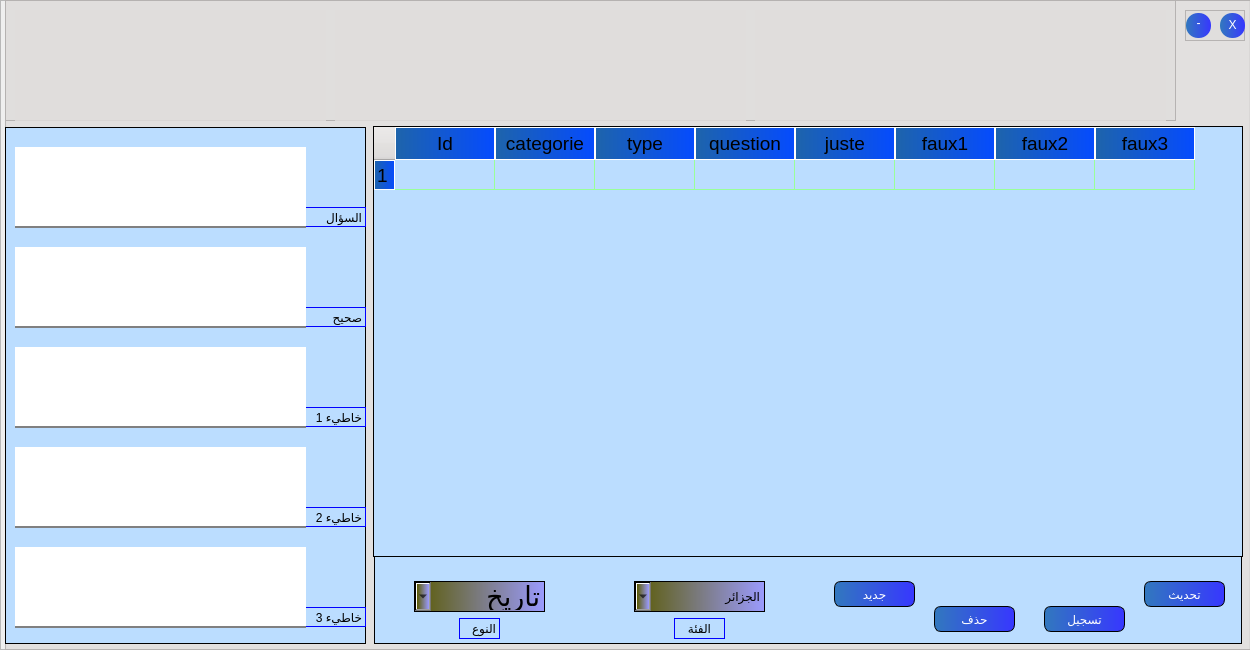
<?xml version="1.0" encoding="UTF-8"?>
<ui version="4.0">
 <class>MainWindow</class>
 <widget class="QMainWindow" name="MainWindow">
  <property name="geometry">
   <rect>
    <x>0</x>
    <y>0</y>
    <width>1250</width>
    <height>650</height>
   </rect>
  </property>
  <property name="minimumSize">
   <size>
    <width>1250</width>
    <height>650</height>
   </size>
  </property>
  <property name="maximumSize">
   <size>
    <width>1250</width>
    <height>650</height>
   </size>
  </property>
  <property name="windowTitle">
   <string>MainWindow</string>
  </property>
  <widget class="QWidget" name="centralwidget">
   <widget class="QFrame" name="frame">
    <property name="geometry">
     <rect>
      <x>0</x>
      <y>0</y>
      <width>1250</width>
      <height>650</height>
     </rect>
    </property>
    <property name="minimumSize">
     <size>
      <width>1250</width>
      <height>650</height>
     </size>
    </property>
    <property name="maximumSize">
     <size>
      <width>1250</width>
      <height>650</height>
     </size>
    </property>
    <property name="styleSheet">
     <string notr="true"/>
    </property>
    <property name="frameShape">
     <enum>QFrame::StyledPanel</enum>
    </property>
    <property name="frameShadow">
     <enum>QFrame::Raised</enum>
    </property>
    <widget class="QFrame" name="frame_5">
     <property name="geometry">
      <rect>
       <x>5</x>
       <y>0</y>
       <width>1250</width>
       <height>650</height>
      </rect>
     </property>
     <property name="minimumSize">
      <size>
       <width>1250</width>
       <height>650</height>
      </size>
     </property>
     <property name="maximumSize">
      <size>
       <width>1250</width>
       <height>650</height>
      </size>
     </property>
     <property name="styleSheet">
      <string notr="true">background-color: rgba(224, 221, 220, 212);</string>
     </property>
     <property name="frameShape">
      <enum>QFrame::StyledPanel</enum>
     </property>
     <property name="frameShadow">
      <enum>QFrame::Raised</enum>
     </property>
     <widget class="QTableWidget" name="tableWidget">
      <property name="geometry">
       <rect>
        <x>368</x>
        <y>126</y>
        <width>870</width>
        <height>431</height>
       </rect>
      </property>
      <property name="styleSheet">
       <string notr="true">/*background-color: rgb(255, 255, 255);
background-color: rgb(255, 227, 83);*/

QWidget{
background-color: #bbddff;;
color:#black;
}

QHeaderView::section{
background-color: qlineargradient(spread:pad, x1:0, y1:0, x2:1, y2:0, stop:0 rgba(30, 100, 170, 255), stop:1 rgba(5, 75, 255, 255));
padding:2px;
border:1px solid #ffffff;
font-size:14pt;
}

QTableWidget{
gridline-color:#99ff99;
font-size:12pt;
border:1px solid #000000;

} 

QTableWidget QTableCornerButton::section{
background-color: #0000ff;
border:1px solid #ff0000;
}
QScrollBar::handle:vertical
{
background-color: #ff0000;
    min-height: 28px;
    border-radius: 2px;
}
QScrollBar::handle:horizontal
{
background-color: #ff0000;
    min-width: 5px;
    border-radius: 2px;
}

</string>
      </property>
      <property name="selectionMode">
       <enum>QAbstractItemView::SingleSelection</enum>
      </property>
      <property name="selectionBehavior">
       <enum>QAbstractItemView::SelectRows</enum>
      </property>
      <row>
       <property name="text">
        <string>1</string>
       </property>
      </row>
      <column>
       <property name="text">
        <string>Id</string>
       </property>
      </column>
      <column>
       <property name="text">
        <string>categorie</string>
       </property>
      </column>
      <column>
       <property name="text">
        <string>type</string>
       </property>
      </column>
      <column>
       <property name="text">
        <string>question</string>
       </property>
      </column>
      <column>
       <property name="text">
        <string>juste</string>
       </property>
      </column>
      <column>
       <property name="text">
        <string>faux1</string>
       </property>
      </column>
      <column>
       <property name="text">
        <string>faux2</string>
       </property>
      </column>
      <column>
       <property name="text">
        <string>faux3</string>
       </property>
      </column>
     </widget>
     <widget class="QGroupBox" name="groupBox">
      <property name="geometry">
       <rect>
        <x>0</x>
        <y>127</y>
        <width>361</width>
        <height>517</height>
       </rect>
      </property>
      <property name="styleSheet">
       <string notr="true">background-color: #bbddff;;
border:1px solid #000000;</string>
      </property>
      <property name="title">
       <string/>
      </property>
      <widget class="QLabel" name="label_57">
       <property name="geometry">
        <rect>
         <x>300</x>
         <y>80</y>
         <width>61</width>
         <height>20</height>
        </rect>
       </property>
       <property name="styleSheet">
        <string notr="true">font: 75 10pt &quot;MS Shell Dlg 2&quot;;
color: black;
border:1px solid blue;</string>
       </property>
       <property name="text">
        <string>السؤال</string>
       </property>
      </widget>
      <widget class="QLabel" name="label_58">
       <property name="geometry">
        <rect>
         <x>300</x>
         <y>180</y>
         <width>61</width>
         <height>20</height>
        </rect>
       </property>
       <property name="styleSheet">
        <string notr="true">font: 75 10pt &quot;MS Shell Dlg 2&quot;;
color: black;
border:1px solid blue;</string>
       </property>
       <property name="text">
        <string>صحيح</string>
       </property>
      </widget>
      <widget class="QLabel" name="label_59">
       <property name="geometry">
        <rect>
         <x>300</x>
         <y>280</y>
         <width>61</width>
         <height>20</height>
        </rect>
       </property>
       <property name="styleSheet">
        <string notr="true">font: 75 10pt &quot;MS Shell Dlg 2&quot;;
color: black;
border:1px solid blue;</string>
       </property>
       <property name="text">
        <string>خاطيء 1</string>
       </property>
      </widget>
      <widget class="QLabel" name="label_60">
       <property name="geometry">
        <rect>
         <x>300</x>
         <y>380</y>
         <width>61</width>
         <height>20</height>
        </rect>
       </property>
       <property name="styleSheet">
        <string notr="true">font: 75 10pt &quot;MS Shell Dlg 2&quot;;
color: black;
border:1px solid blue;</string>
       </property>
       <property name="text">
        <string>خاطيء 2</string>
       </property>
      </widget>
      <widget class="QLabel" name="label_61">
       <property name="geometry">
        <rect>
         <x>300</x>
         <y>480</y>
         <width>61</width>
         <height>20</height>
        </rect>
       </property>
       <property name="styleSheet">
        <string notr="true">font: 75 10pt &quot;MS Shell Dlg 2&quot;;
color: black;
border:1px solid blue;</string>
       </property>
       <property name="text">
        <string>خاطيء 3</string>
       </property>
      </widget>
      <widget class="QPlainTextEdit" name="plainTextEdit_question">
       <property name="geometry">
        <rect>
         <x>10</x>
         <y>20</y>
         <width>291</width>
         <height>81</height>
        </rect>
       </property>
       <property name="layoutDirection">
        <enum>Qt::LeftToRight</enum>
       </property>
       <property name="styleSheet">
        <string notr="true">

QPlainTextEdit
{

background-color: rgb(255, 255, 255);
border:0px;
border-bottom:2px solid gray;
font: 75 10pt &quot;MS Shell Dlg 2&quot;;
}</string>
       </property>
       <property name="locale">
        <locale language="Arabic" country="Egypt"/>
       </property>
       <property name="plainText">
        <string/>
       </property>
      </widget>
      <widget class="QPlainTextEdit" name="plainTextEdit_juste">
       <property name="geometry">
        <rect>
         <x>10</x>
         <y>120</y>
         <width>291</width>
         <height>81</height>
        </rect>
       </property>
       <property name="layoutDirection">
        <enum>Qt::LeftToRight</enum>
       </property>
       <property name="styleSheet">
        <string notr="true">background-color: rgb(255, 255, 255);
border:0px;
border-bottom:2px solid gray;
font: 75 10pt &quot;MS Shell Dlg 2&quot;;</string>
       </property>
       <property name="locale">
        <locale language="Arabic" country="Egypt"/>
       </property>
      </widget>
      <widget class="QPlainTextEdit" name="plainTextEdit_faux1">
       <property name="geometry">
        <rect>
         <x>10</x>
         <y>220</y>
         <width>291</width>
         <height>81</height>
        </rect>
       </property>
       <property name="layoutDirection">
        <enum>Qt::LeftToRight</enum>
       </property>
       <property name="styleSheet">
        <string notr="true">background-color: rgb(255, 255, 255);
border:0px;
border-bottom:2px solid gray;
font: 75 10pt &quot;MS Shell Dlg 2&quot;;</string>
       </property>
      </widget>
      <widget class="QPlainTextEdit" name="plainTextEdit_faux2">
       <property name="geometry">
        <rect>
         <x>10</x>
         <y>320</y>
         <width>291</width>
         <height>81</height>
        </rect>
       </property>
       <property name="layoutDirection">
        <enum>Qt::LeftToRight</enum>
       </property>
       <property name="styleSheet">
        <string notr="true">background-color: rgb(255, 255, 255);
border:0px;
border-bottom:2px solid gray;
font: 75 10pt &quot;MS Shell Dlg 2&quot;;</string>
       </property>
      </widget>
      <widget class="QPlainTextEdit" name="plainTextEdit_faux3">
       <property name="geometry">
        <rect>
         <x>10</x>
         <y>420</y>
         <width>291</width>
         <height>81</height>
        </rect>
       </property>
       <property name="layoutDirection">
        <enum>Qt::LeftToRight</enum>
       </property>
       <property name="styleSheet">
        <string notr="true">background-color: rgb(255, 255, 255);
border:0px;
border-bottom:2px solid gray;
font: 75 10pt &quot;MS Shell Dlg 2&quot;;</string>
       </property>
       <property name="locale">
        <locale language="Arabic" country="Egypt"/>
       </property>
      </widget>
     </widget>
     <widget class="QGroupBox" name="groupBox_2">
      <property name="geometry">
       <rect>
        <x>369</x>
        <y>556</y>
        <width>868</width>
        <height>88</height>
       </rect>
      </property>
      <property name="styleSheet">
       <string notr="true">background-color: #bbddff;;
border:1px solid #000000;</string>
      </property>
      <property name="title">
       <string/>
      </property>
      <widget class="QComboBox" name="comboCat_3">
       <property name="geometry">
        <rect>
         <x>260</x>
         <y>25</y>
         <width>131</width>
         <height>31</height>
        </rect>
       </property>
       <property name="layoutDirection">
        <enum>Qt::RightToLeft</enum>
       </property>
       <property name="styleSheet">
        <string notr="true">
background-color: qlineargradient(spread:pad, x1:0, y1:0, x2:1, y2:0, stop:0 rgba(90, 90, 0, 255), stop:1 rgba(155, 155, 255, 255));
font: 20pt &quot;Traditional Arabic&quot;;</string>
       </property>
       <property name="currentText">
        <string notr="true">الجزائر</string>
       </property>
       <item>
        <property name="text">
         <string>الجزائر</string>
        </property>
       </item>
       <item>
        <property name="text">
         <string>ابتدائي</string>
        </property>
       </item>
       <item>
        <property name="text">
         <string>ثانية-ف1</string>
        </property>
       </item>
       <item>
        <property name="text">
         <string>ثانية-ف2</string>
        </property>
       </item>
       <item>
        <property name="text">
         <string>ثانية-ف3</string>
        </property>
       </item>
       <item>
        <property name="text">
         <string>رابعة-ف1</string>
        </property>
       </item>
       <item>
        <property name="text">
         <string>رابعة-ف2</string>
        </property>
       </item>
       <item>
        <property name="text">
         <string>رابعة-ف3</string>
        </property>
       </item>
       <item>
        <property name="text">
         <string>العالم</string>
        </property>
       </item>
       <item>
        <property name="text">
         <string/>
        </property>
       </item>
      </widget>
      <widget class="QLabel" name="label_55">
       <property name="geometry">
        <rect>
         <x>85</x>
         <y>62</y>
         <width>41</width>
         <height>21</height>
        </rect>
       </property>
       <property name="styleSheet">
        <string notr="true">font: 75 12pt &quot;MS Shell Dlg 2&quot;;
color: black;
border:1px solid blue;</string>
       </property>
       <property name="text">
        <string>النوع</string>
       </property>
      </widget>
      <widget class="QComboBox" name="comboTyp_3">
       <property name="geometry">
        <rect>
         <x>40</x>
         <y>25</y>
         <width>131</width>
         <height>31</height>
        </rect>
       </property>
       <property name="font">
        <font>
         <family>Traditional Arabic</family>
         <pointsize>20</pointsize>
         <weight>50</weight>
         <italic>false</italic>
         <bold>false</bold>
        </font>
       </property>
       <property name="layoutDirection">
        <enum>Qt::RightToLeft</enum>
       </property>
       <property name="autoFillBackground">
        <bool>false</bool>
       </property>
       <property name="styleSheet">
        <string notr="true">background-color: qlineargradient(spread:pad, x1:0, y1:0, x2:1, y2:0, stop:0 rgba(90, 90, 0, 255), stop:1 rgba(155, 155, 255, 255));
font: 20pt &quot;Traditional Arabic&quot;;
font: 20pt &quot;Traditional Arabic&quot;;
</string>
       </property>
       <property name="locale">
        <locale language="Arabic" country="Algeria"/>
       </property>
       <property name="currentText">
        <string>تاريخ</string>
       </property>
       <item>
        <property name="text">
         <string>تاريخ</string>
        </property>
       </item>
       <item>
        <property name="text">
         <string>جغرافية</string>
        </property>
       </item>
      </widget>
      <widget class="QPushButton" name="btn_insert_3">
       <property name="geometry">
        <rect>
         <x>670</x>
         <y>50</y>
         <width>81</width>
         <height>26</height>
        </rect>
       </property>
       <property name="styleSheet">
        <string notr="true">   QPushButton{   
font: 75 14pt &quot;MS Shell Dlg 2&quot;;
background-color: qlineargradient(spread:pad, x1:0, y1:0, x2:1, y2:0, stop:0 rgba(50, 120, 190, 255), stop:1 rgba(55, 55, 255, 255));
font: 20pt &quot;Traditional Arabic&quot;;    
        color: white;
font: 20pt &quot;Traditional Arabic&quot;;
border: 1px solid '#ffffff';
        border-radius: 7px;

}
           QPushButton:hover{
            background: '#00ff00';
            color: white;
            font: 20pt &quot;Traditional Arabic&quot;;
            border: 1px solid '#ffffff';
            border-radius: 7px;
        }
</string>
       </property>
       <property name="text">
        <string>تسجيل</string>
       </property>
      </widget>
      <widget class="QPushButton" name="btn_update_3">
       <property name="geometry">
        <rect>
         <x>770</x>
         <y>25</y>
         <width>81</width>
         <height>26</height>
        </rect>
       </property>
       <property name="styleSheet">
        <string notr="true">   QPushButton{   
font: 75 14pt &quot;MS Shell Dlg 2&quot;;
background-color: qlineargradient(spread:pad, x1:0, y1:0, x2:1, y2:0, stop:0 rgba(50, 120, 190, 255), stop:1 rgba(55, 55, 255, 255));
font: 20pt &quot;Traditional Arabic&quot;;    
        color: white;
font: 20pt &quot;Traditional Arabic&quot;;
border: 1px solid '#ffffff';
        border-radius: 7px;
}
           QPushButton:hover{
            background: '#00ff00';
            color: white;
            font: 20pt &quot;Traditional Arabic&quot;;
            border: 1px solid '#ffffff';
            border-radius: 7px;
        }

</string>
       </property>
       <property name="text">
        <string>تحديث</string>
       </property>
      </widget>
      <widget class="QLabel" name="label_54">
       <property name="geometry">
        <rect>
         <x>300</x>
         <y>62</y>
         <width>51</width>
         <height>21</height>
        </rect>
       </property>
       <property name="styleSheet">
        <string notr="true">font: 75 12pt &quot;MS Shell Dlg 2&quot;;
color: black;
border:1px solid blue;</string>
       </property>
       <property name="text">
        <string>الفئة</string>
       </property>
       <property name="scaledContents">
        <bool>true</bool>
       </property>
       <property name="alignment">
        <set>Qt::AlignCenter</set>
       </property>
      </widget>
      <widget class="QPushButton" name="btn_delete_3">
       <property name="geometry">
        <rect>
         <x>560</x>
         <y>50</y>
         <width>81</width>
         <height>26</height>
        </rect>
       </property>
       <property name="styleSheet">
        <string notr="true">   QPushButton{   
font: 75 14pt &quot;MS Shell Dlg 2&quot;;
background-color: qlineargradient(spread:pad, x1:0, y1:0, x2:1, y2:0, stop:0 rgba(50, 120, 190, 255), stop:1 rgba(55, 55, 255, 255));
font: 20pt &quot;Traditional Arabic&quot;;    
        color: white;
font: 20pt &quot;Traditional Arabic&quot;;
border: 1px solid '#ffffff';
        border-radius: 7px;

}
           QPushButton:hover{
            background: '#00ff00';
            color: white;
            font: 20pt &quot;Traditional Arabic&quot;;
            border: 1px solid '#ffffff';
            border-radius: 7px;
        }</string>
       </property>
       <property name="text">
        <string>حذف</string>
       </property>
      </widget>
      <widget class="QPushButton" name="btn_new_3">
       <property name="geometry">
        <rect>
         <x>460</x>
         <y>25</y>
         <width>81</width>
         <height>26</height>
        </rect>
       </property>
       <property name="styleSheet">
        <string notr="true">   QPushButton{   
font: 75 14pt &quot;MS Shell Dlg 2&quot;;
background-color: qlineargradient(spread:pad, x1:0, y1:0, x2:1, y2:0, stop:0 rgba(50, 120, 190, 255), stop:1 rgba(55, 55, 255, 255));
font: 20pt &quot;Traditional Arabic&quot;;    
        color: white;
font: 20pt &quot;Traditional Arabic&quot;;
border: 1px solid '#ffffff';
        border-radius: 7px;

}
           QPushButton:hover{
            background: '#00ff00';
            color: white;
            font: 20pt &quot;Traditional Arabic&quot;;
            border: 1px solid '#ffffff';
            border-radius: 7px;
        }</string>
       </property>
       <property name="text">
        <string>جديد</string>
       </property>
      </widget>
     </widget>
     <widget class="QFrame" name="frame_2">
      <property name="geometry">
       <rect>
        <x>0</x>
        <y>0</y>
        <width>1171</width>
        <height>121</height>
       </rect>
      </property>
      <property name="frameShape">
       <enum>QFrame::StyledPanel</enum>
      </property>
      <property name="frameShadow">
       <enum>QFrame::Raised</enum>
      </property>
      <widget class="QLabel" name="label_3">
       <property name="geometry">
        <rect>
         <x>750</x>
         <y>10</y>
         <width>411</width>
         <height>111</height>
        </rect>
       </property>
       <property name="text">
        <string/>
       </property>
      </widget>
      <widget class="QLabel" name="label">
       <property name="geometry">
        <rect>
         <x>10</x>
         <y>10</y>
         <width>311</width>
         <height>111</height>
        </rect>
       </property>
       <property name="text">
        <string/>
       </property>
      </widget>
      <widget class="QLabel" name="label_2">
       <property name="geometry">
        <rect>
         <x>330</x>
         <y>10</y>
         <width>411</width>
         <height>111</height>
        </rect>
       </property>
       <property name="text">
        <string/>
       </property>
      </widget>
     </widget>
     <widget class="QFrame" name="top_right_btns">
      <property name="geometry">
       <rect>
        <x>1180</x>
        <y>10</y>
        <width>60</width>
        <height>31</height>
       </rect>
      </property>
      <property name="minimumSize">
       <size>
        <width>60</width>
        <height>0</height>
       </size>
      </property>
      <property name="maximumSize">
       <size>
        <width>60</width>
        <height>16777215</height>
       </size>
      </property>
      <property name="styleSheet">
       <string notr="true"/>
      </property>
      <property name="frameShape">
       <enum>QFrame::StyledPanel</enum>
      </property>
      <property name="frameShadow">
       <enum>QFrame::Raised</enum>
      </property>
      <layout class="QHBoxLayout" name="horizontalLayout_3">
       <property name="spacing">
        <number>10</number>
       </property>
       <property name="leftMargin">
        <number>0</number>
       </property>
       <property name="topMargin">
        <number>0</number>
       </property>
       <property name="rightMargin">
        <number>0</number>
       </property>
       <property name="bottomMargin">
        <number>0</number>
       </property>
       <item>
        <widget class="QPushButton" name="minimizeButton">
         <property name="sizePolicy">
          <sizepolicy hsizetype="Minimum" vsizetype="Fixed">
           <horstretch>30</horstretch>
           <verstretch>30</verstretch>
          </sizepolicy>
         </property>
         <property name="minimumSize">
          <size>
           <width>25</width>
           <height>25</height>
          </size>
         </property>
         <property name="maximumSize">
          <size>
           <width>25</width>
           <height>25</height>
          </size>
         </property>
         <property name="cursor">
          <cursorShape>PointingHandCursor</cursorShape>
         </property>
         <property name="styleSheet">
          <string notr="true">   QPushButton{   
background-color: qlineargradient(spread:pad, x1:0, y1:0, x2:1, y2:0, stop:0 rgba(50, 120, 190, 255), stop:1 rgba(55, 55, 255, 255));    
        color: white;
        font-family: 'shanti';        
	    font: 75 30pt &quot;MS Shell Dlg 2&quot;;
        border-radius: 12px;
padding-top:-5px;

}
           QPushButton:hover{
            background: '#00ff55';
            color: red;
            font: 75 30pt &quot;MS Shell Dlg 2&quot;;
border-radius: 12px;
        }</string>
         </property>
         <property name="text">
          <string>-</string>
         </property>
         <property name="iconSize">
          <size>
           <width>24</width>
           <height>24</height>
          </size>
         </property>
        </widget>
       </item>
       <item>
        <widget class="QPushButton" name="closeButton">
         <property name="minimumSize">
          <size>
           <width>25</width>
           <height>25</height>
          </size>
         </property>
         <property name="maximumSize">
          <size>
           <width>25</width>
           <height>25</height>
          </size>
         </property>
         <property name="cursor">
          <cursorShape>PointingHandCursor</cursorShape>
         </property>
         <property name="styleSheet">
          <string notr="true">

   QPushButton{   
background-color: qlineargradient(spread:pad, x1:0, y1:0, x2:1, y2:0, stop:0 rgba(50, 120, 190, 255), stop:1 rgba(55, 55, 255, 255));
        color: white;
        font-family: 'shanti';        
	    font: 75 13pt &quot;MS Shell Dlg 2&quot;;
        border-radius: 12px;
padding-top:-2px;
}
           QPushButton:hover{
            background: '#ff4444';
            color: white;
            font: 75 13pt &quot;MS Shell Dlg 2&quot;;
border-radius: 12px;
        }</string>
         </property>
         <property name="text">
          <string>X</string>
         </property>
         <property name="iconSize">
          <size>
           <width>24</width>
           <height>24</height>
          </size>
         </property>
        </widget>
       </item>
      </layout>
     </widget>
    </widget>
   </widget>
  </widget>
 </widget>
 <resources/>
 <connections/>
</ui>
